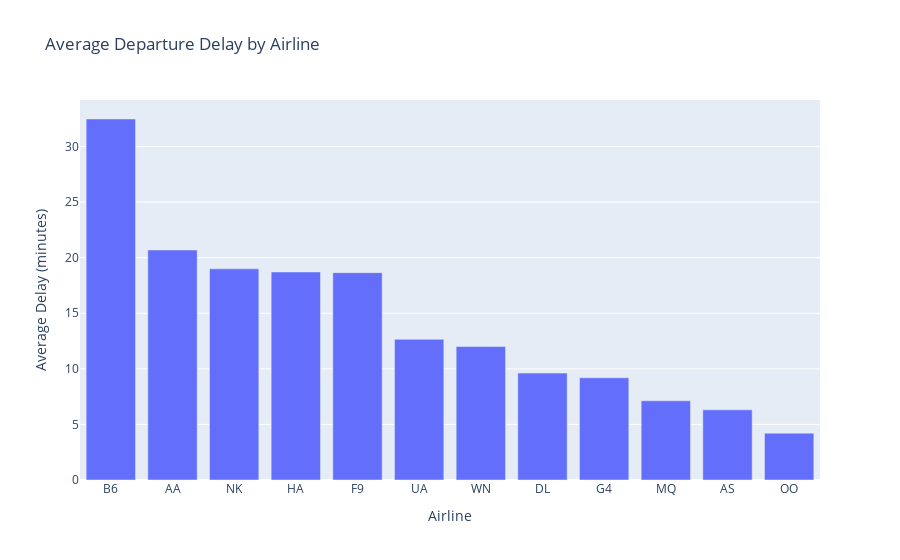
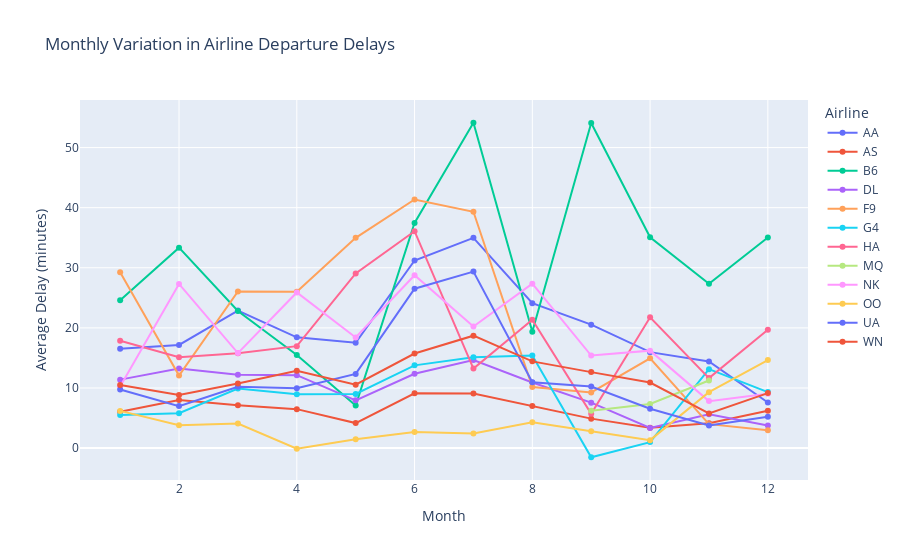

The notebook cell saved with these charts, in order:
### Code cell
# 2. Which airlines tend to have longer delays, and how does their on-time performance vary by month?

avg_delay_airline = merged_flights.groupby('OP_CARRIER')['DEP_DELAY'].mean().reset_index().dropna()
avg_delay_airline_sorted = avg_delay_airline.sort_values(by='DEP_DELAY', ascending=False)

fig_airline_delay = px.bar(
    avg_delay_airline_sorted,
    x='OP_CARRIER',
    y='DEP_DELAY',
    title='Average Departure Delay by Airline',
    labels={'DEP_DELAY': 'Average Delay (minutes)', 'OP_CARRIER': 'Airline'},
    hover_data=['DEP_DELAY']
)

fig_airline_delay.show()
merged_flights['MONTH'] = pd.to_datetime(merged_flights['FL_DATE'], format='%m/%d/%Y %I:%M:%S %p').dt.month

monthly_performance = merged_flights.groupby(['OP_CARRIER', 'MONTH'])['DEP_DELAY'].mean().reset_index().dropna()

fig_monthly_performance = px.line(
    monthly_performance,
    x='MONTH',
    y='DEP_DELAY',
    color='OP_CARRIER',
    title='Monthly Variation in Airline Departure Delays',
    labels={'DEP_DELAY': 'Average Delay (minutes)', 'MONTH': 'Month', 'OP_CARRIER': 'Airline'},
    markers=True
)
fig_monthly_performance.show()

# Testing if avg_delay_airline_sorted is correctly sorted in descending order by delay time
assert avg_delay_airline_sorted["DEP_DELAY"].is_monotonic_decreasing, "Airline delays should be sorted in descending order!"

# Testing if the MONTH column contains values within the valid range (1-12)
assert "MONTH" in merged_flights.columns and merged_flights["MONTH"].between(1, 12).all(), "Invalid MONTH values!"

# Testing if monthly_performance has the expected columns
assert not monthly_performance.empty, "monthly_performance dataframe should not be empty!"
assert list(monthly_performance.columns) == ["OP_CARRIER", "MONTH", "DEP_DELAY"], "Unexpected columns in monthly_performance!"

### Figure 1 — Plotly figure (JSON) as saved in the notebook; plotly's stock layout.template omitted (floating-point values rounded to 4 significant figures)
{"data": [{"hovertemplate": "Airline=%{x}<br>Average Delay (minutes)=%{y}<extra></extra>", "legendgroup": "", "marker": {"color": "#636efa", "pattern": {"shape": ""}}, "name": "", "orientation": "v", "showlegend": false, "textposition": "auto", "type": "bar", "x": ["B6", "AA", "NK", "HA", "F9", "UA", "WN", "DL", "G4", "MQ", "AS", "OO"], "xaxis": "x", "y": [32.47, 20.69, 18.99, 18.71, 18.65, 12.65, 12.01, 9.616, 9.194, 7.125, 6.311, 4.214], "yaxis": "y"}], "layout": {"barmode": "relative", "legend": {"tracegroupgap": 0}, "title": {"text": "Average Departure Delay by Airline"}, "xaxis": {"anchor": "y", "domain": [0, 1], "title": {"text": "Airline"}}, "yaxis": {"anchor": "x", "domain": [0, 1], "title": {"text": "Average Delay (minutes)"}}}}

### Figure 2 — Plotly figure (JSON) as saved in the notebook; plotly's stock layout.template omitted (floating-point values rounded to 4 significant figures)
{"data": [{"hovertemplate": "Airline=AA<br>Month=%{x}<br>Average Delay (minutes)=%{y}<extra></extra>", "legendgroup": "AA", "line": {"color": "#636efa", "dash": "solid"}, "marker": {"symbol": "circle"}, "mode": "lines+markers", "name": "AA", "orientation": "v", "showlegend": true, "type": "scatter", "x": [1, 2, 3, 4, 5, 6, 7, 8, 9, 10, 11, 12], "xaxis": "x", "y": [16.51, 17.15, 22.88, 18.43, 17.52, 31.21, 34.98, 24.1, 20.53, 15.97, 14.42, 7.589], "yaxis": "y"}, {"hovertemplate": "Airline=AS<br>Month=%{x}<br>Average Delay (minutes)=%{y}<extra></extra>", "legendgroup": "AS", "line": {"color": "#EF553B", "dash": "solid"}, "marker": {"symbol": "circle"}, "mode": "lines+markers", "name": "AS", "orientation": "v", "showlegend": true, "type": "scatter", "x": [1, 2, 3, 4, 5, 6, 7, 8, 9, 10, 11, 12], "xaxis": "x", "y": [6.042, 7.984, 7.128, 6.478, 4.162, 9.109, 9.079, 7.004, 4.898, 3.371, 4.12, 6.2], "yaxis": "y"}, {"hovertemplate": "Airline=B6<br>Month=%{x}<br>Average Delay (minutes)=%{y}<extra></extra>", "legendgroup": "B6", "line": {"color": "#00cc96", "dash": "solid"}, "marker": {"symbol": "circle"}, "mode": "lines+markers", "name": "B6", "orientation": "v", "showlegend": true, "type": "scatter", "x": [1, 2, 3, 4, 5, 6, 7, 8, 9, 10, 11, 12], "xaxis": "x", "y": [24.61, 33.34, 22.81, 15.49, 7.08, 37.46, 54.13, 19.34, 54.1, 35.07, 27.33, 35.05], "yaxis": "y"}, {"hovertemplate": "Airline=DL<br>Month=%{x}<br>Average Delay (minutes)=%{y}<extra></extra>", "legendgroup": "DL", "line": {"color": "#ab63fa", "dash": "solid"}, "marker": {"symbol": "circle"}, "mode": "lines+markers", "name": "DL", "orientation": "v", "showlegend": true, "type": "scatter", "x": [1, 2, 3, 4, 5, 6, 7, 8, 9, 10, 11, 12], "xaxis": "x", "y": [11.39, 13.26, 12.21, 12.13, 7.939, 12.37, 14.66, 10.92, 7.557, 3.361, 5.626, 3.771], "yaxis": "y"}, {"hovertemplate": "Airline=F9<br>Month=%{x}<br>Average Delay (minutes)=%{y}<extra></extra>", "legendgroup": "F9", "line": {"color": "#FFA15A", "dash": "solid"}, "marker": {"symbol": "circle"}, "mode": "lines+markers", "name": "F9", "orientation": "v", "showlegend": true, "type": "scatter", "x": [1, 2, 3, 4, 5, 6, 7, 8, 9, 10, 11, 12], "xaxis": "x", "y": [29.27, 12.07, 26.04, 26.03, 34.98, 41.36, 39.32, 10.15, 9.257, 14.93, 3.985, 2.973], "yaxis": "y"}, {"hovertemplate": "Airline=G4<br>Month=%{x}<br>Average Delay (minutes)=%{y}<extra></extra>", "legendgroup": "G4", "line": {"color": "#19d3f3", "dash": "solid"}, "marker": {"symbol": "circle"}, "mode": "lines+markers", "name": "G4", "orientation": "v", "showlegend": true, "type": "scatter", "x": [1, 2, 3, 4, 5, 6, 7, 8, 9, 10, 11, 12], "xaxis": "x", "y": [5.524, 5.792, 9.91, 8.936, 9.004, 13.76, 15.11, 15.4, -1.526, 0.9927, 13.13, 9.319], "yaxis": "y"}, {"hovertemplate": "Airline=HA<br>Month=%{x}<br>Average Delay (minutes)=%{y}<extra></extra>", "legendgroup": "HA", "line": {"color": "#FF6692", "dash": "solid"}, "marker": {"symbol": "circle"}, "mode": "lines+markers", "name": "HA", "orientation": "v", "showlegend": true, "type": "scatter", "x": [1, 2, 3, 4, 5, 6, 7, 8, 9, 10, 11, 12], "xaxis": "x", "y": [17.86, 15.12, 15.77, 16.95, 29.06, 36.08, 13.23, 21.36, 5.695, 21.77, 11.65, 19.68], "yaxis": "y"}, {"hovertemplate": "Airline=MQ<br>Month=%{x}<br>Average Delay (minutes)=%{y}<extra></extra>", "legendgroup": "MQ", "line": {"color": "#B6E880", "dash": "solid"}, "marker": {"symbol": "circle"}, "mode": "lines+markers", "name": "MQ", "orientation": "v", "showlegend": true, "type": "scatter", "x": [9, 10, 11], "xaxis": "x", "y": [6.2, 7.339, 11.25], "yaxis": "y"}, {"hovertemplate": "Airline=NK<br>Month=%{x}<br>Average Delay (minutes)=%{y}<extra></extra>", "legendgroup": "NK", "line": {"color": "#FF97FF", "dash": "solid"}, "marker": {"symbol": "circle"}, "mode": "lines+markers", "name": "NK", "orientation": "v", "showlegend": true, "type": "scatter", "x": [1, 2, 3, 4, 5, 6, 7, 8, 9, 10, 11, 12], "xaxis": "x", "y": [10.26, 27.31, 15.81, 25.9, 18.41, 28.77, 20.22, 27.36, 15.4, 16.21, 7.813, 9.056], "yaxis": "y"}, {"hovertemplate": "Airline=OO<br>Month=%{x}<br>Average Delay (minutes)=%{y}<extra></extra>", "legendgroup": "OO", "line": {"color": "#FECB52", "dash": "solid"}, "marker": {"symbol": "circle"}, "mode": "lines+markers", "name": "OO", "orientation": "v", "showlegend": true, "type": "scatter", "x": [1, 2, 3, 4, 5, 6, 7, 8, 9, 10, 11, 12], "xaxis": "x", "y": [6.185, 3.792, 4.093, -0.1001, 1.467, 2.689, 2.43, 4.299, 2.785, 1.323, 9.303, 14.65], "yaxis": "y"}, {"hovertemplate": "Airline=UA<br>Month=%{x}<br>Average Delay (minutes)=%{y}<extra></extra>", "legendgroup": "UA", "line": {"color": "#636efa", "dash": "solid"}, "marker": {"symbol": "circle"}, "mode": "lines+markers", "name": "UA", "orientation": "v", "showlegend": true, "type": "scatter", "x": [1, 2, 3, 4, 5, 6, 7, 8, 9, 10, 11, 12], "xaxis": "x", "y": [9.755, 6.986, 10.2, 9.958, 12.34, 26.52, 29.36, 10.94, 10.24, 6.549, 3.756, 5.218], "yaxis": "y"}, {"hovertemplate": "Airline=WN<br>Month=%{x}<br>Average Delay (minutes)=%{y}<extra></extra>", "legendgroup": "WN", "line": {"color": "#EF553B", "dash": "solid"}, "marker": {"symbol": "circle"}, "mode": "lines+markers", "name": "WN", "orientation": "v", "showlegend": true, "type": "scatter", "x": [1, 2, 3, 4, 5, 6, 7, 8, 9, 10, 11, 12], "xaxis": "x", "y": [10.5, 8.844, 10.74, 12.86, 10.54, 15.73, 18.7, 14.43, 12.64, 10.9, 5.762, 9.15], "yaxis": "y"}], "layout": {"legend": {"title": {"text": "Airline"}, "tracegroupgap": 0}, "title": {"text": "Monthly Variation in Airline Departure Delays"}, "xaxis": {"anchor": "y", "domain": [0, 1], "title": {"text": "Month"}}, "yaxis": {"anchor": "x", "domain": [0, 1], "title": {"text": "Average Delay (minutes)"}}}}
